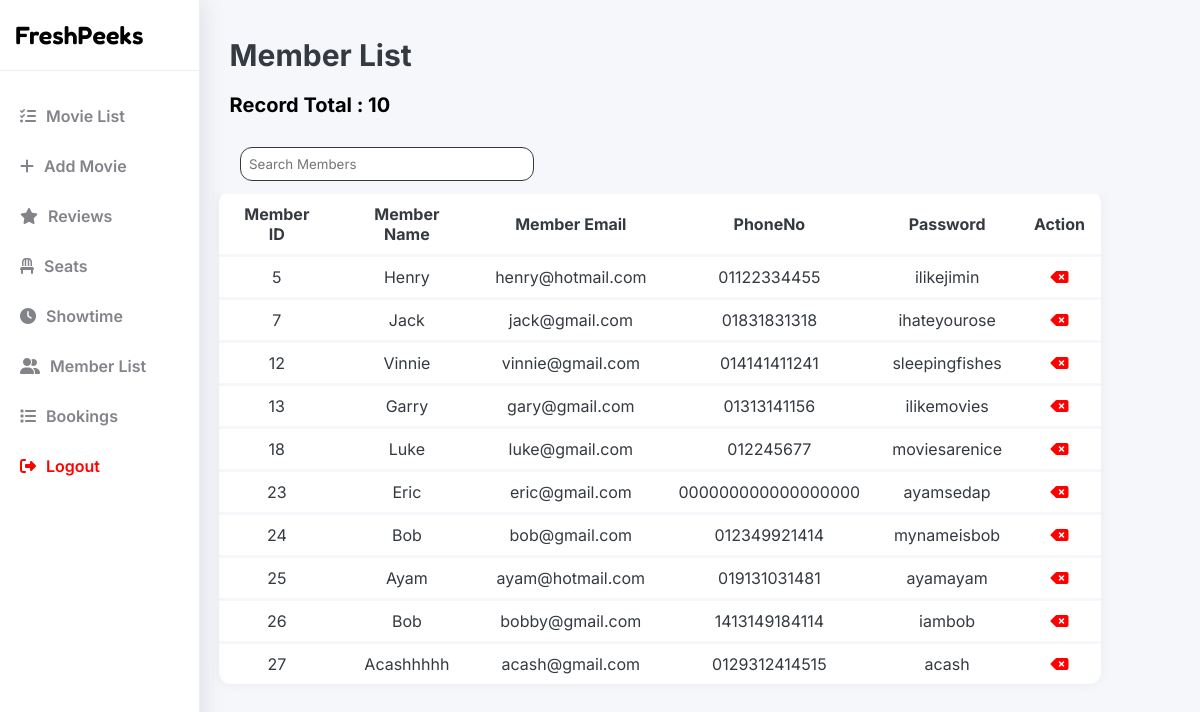
The page /Admin/memberlist.php (signed in) on the database its author committed.
### tables this page shows
CREATE TABLE `member` (
  `member_id` int(11) NOT NULL,
  `member_name` varchar(200) NOT NULL,
  `member_email` varchar(200) NOT NULL,
  `member_phone` varchar(20) NOT NULL,
  `member_pass` varchar(30) NOT NULL
);

### Admin/memberlist.php (the view, shortened to what this page needs)
<?php include("connectionn.php");
if(!isset($_SESSION["aid"]))
{
  echo"<script>alert('Please login again')</script>";
  echo("<script>location.href='adminlogin.php'</script>");
}
else{
?>
<!DOCTYPE html>
<html>
<head>
    <link rel="stylesheet" href="animate.css">
</head>
<body>
<div id="sidenav"></div>
<div id="main">
<div id="pageHeader">Member List</div>
<?php
$result=mysqli_query($connect,"SELECT * from member");
$count=mysqli_num_rows($result);
?>
<div style="font-size:20px;color:black;display:block;margin:0 auto;width:96%;padding:20px 0px 20px 0px;font-weight:bold">Record Total : <?php echo $count;?></div>
<input type="text" id="input" onkeyup="search()" placeholder="Search Members" title="Type a name">
<div id="table">
<table>
<thead>
    <tr>
        <th>Member ID</th>
        <th>Member Name</th>
        <th>Member Email</th>
        <th>PhoneNo</th>
        <th>Password</th>
        <th>Action</th>
    </tr>
</thead>
<tbody>
<?php while($row=mysqli_fetch_assoc($result)){ ?>
<tr>
    <td><?php echo $row['member_id']?></td>
    <td><?php echo $row['member_name']?></td>
    <td><?php echo $row['member_email']?></td>
    <td><?php echo $row['member_phone']?></td>
    <td><?php echo $row['member_pass']?></td>
	<td><a class="buttonDelete" href="memberlist.php?sid=<?php echo $row['member_id'];?>"onclick="return confirm('Are you sure you want to delete this ?')"><i class="fa-solid fa-delete-left" title="Delete" style="color:red"></i></a></td>
</tr>
<?php
}
?>
</tbody>
</table>
</div>
</div>
</body>
</html>
<?php
}
?>

### Admin/memberlist.php (style rules this page uses)
* { font-family:'Inter',sans-serif;box-sizing:border-box }
#sidenav { background-color:#ffffff; width:200px; height:100%; position: fixed; z-index: 1; box-shadow:6px 1px 20px rgba(69, 65, 78, 0.1); top:0; left:0; border-right: 1px solid #eee; overflow-x:hidden; }
#main { margin-left:200px; padding:0px 10px; }
#table { overflow:auto; height:540px; width:100%; margin-left:-40px; border-radius:12px; }
#table thead th { position:sticky; top:0; z-index:1; background-color:#ffffff; border-bottom:3px solid #f5f7fb; color:#343a40; }
table { border-collapse: collapse; width: 90%; box-shadow: 0 0 .875rem 0 rgba(33,37,41,.05); margin: 0 auto; border-radius:12px; background-color:#ffffff; }
th,td { padding:10px 16px;text-align:center; }
tr { color:#343a40; border-top:3px solid #f5f7fb; }
input { display:inline-block; float:left; border:none; outline:none; border-radius:12px; padding:8px; width:30%; border: 1px solid #343a40; margin:10px; transform:translateX(20px); }
tr:first-child th:first-child { border-top-left-radius:12px; }
tr:first-child th:last-child { border-top-right-radius:12px; }
tr:last-child td:first-child { border-bottom-left-radius:12px; }
tr:last-child td:last-child { border-bottom-right-radius:12px; }
body,html { height:100%; background-color:#f5f7fb; margin:0; }
#pageHeader { font-size:30px; color:#343a40; font-weight:bold; display:block; margin:0 auto; width:96%; padding-top:37px; }

### rows shown on the page
member: member_id "5", member_name "Henry", member_email "henry@hotmail.com", member_phone "01122334455", member_pass "ilikejimin"
member: member_id "7", member_name "Jack", member_email "jack@gmail.com", member_phone "01831831318", member_pass "ihateyourose"
member: member_id "12", member_name "Vinnie", member_email "vinnie@gmail.com", member_phone "014141411241", member_pass "sleepingfishes"
member: member_id "13", member_name "Garry", member_email "gary@gmail.com", member_phone "01313141156", member_pass "ilikemovies"
member: member_id "18", member_name "Luke", member_email "luke@gmail.com", member_phone "012245677", member_pass "moviesarenice"
member: member_id "23", member_name "Eric", member_email "eric@gmail.com", member_phone "000000000000000000", member_pass "ayamsedap"
member: member_id "24", member_name "Bob", member_email "bob@gmail.com", member_phone "012349921414", member_pass "mynameisbob"
member: member_id "25", member_name "Ayam", member_email "ayam@hotmail.com", member_phone "019131031481", member_pass "ayamayam"
member: member_id "26", member_name "Bob", member_email "bobby@gmail.com", member_phone "1413149184114", member_pass "iambob"
member: member_id "27", member_name "Acashhhhh", member_email "acash@gmail.com", member_phone "0129312414515", member_pass "acash"

### other values the page prints
$count "10"
